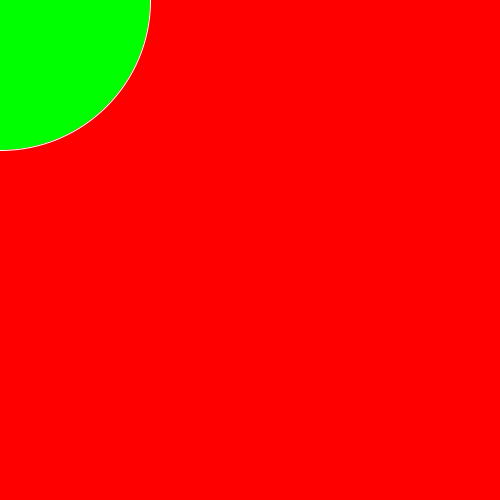
Frame 1 (no input)
Frame 60 (the mouse pressed at the canvas centre just before this capture): identical to frame 1, image omitted
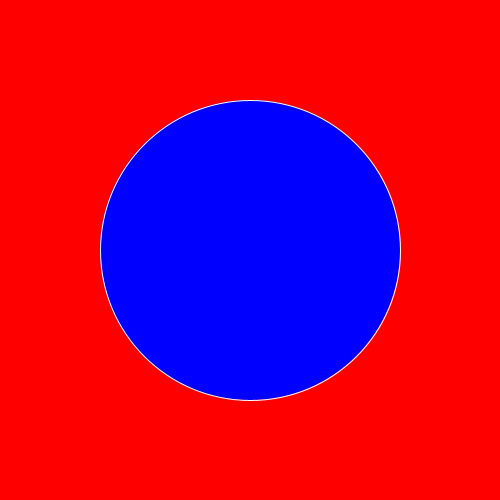
Frame 120 (the mouse held since frame 60 and released just before this capture)

The Processing sketch that drew these frames (run headless with seeded random() and noise(); from frame 60 on, the mouse is pressed at the canvas centre):

// Processing sketch: UserInteraction
// ── UserInteraction.pde
int xCoordinate = 0;
int yCoordinate = 0;
int speed = 5;

void setup ()
{
  size(500, 500);
  background(255, 0, 0);
}

void draw()
{
  background(255, 0, 0);  
  if(mousePressed == true)
  {
  stroke(255, 255, 255);
  fill(0, 0, 255);
  }
  else{
  stroke(255, 255, 255);
  fill(0, 255, 0);
  }
  
  ellipse(mouseX, mouseY, 300, 300);

}

void keyPressed()
{
if(key == 'w')
 { 
  yCoordinate =yCoordinate-speed;
 }
 else if (key == 'a')
 {
 xCoordinate =xCoordinate-speed;
 }
else if (key == 's') 
{
    yCoordinate =yCoordinate+speed;
}
else if (key == 'd') 
{
   xCoordinate =xCoordinate+speed;
}
}

void moveDownAndRight(int speed)
{
xCoordinate = xCoordinate + speed;
yCoordinate = yCoordinate + speed; 

}
